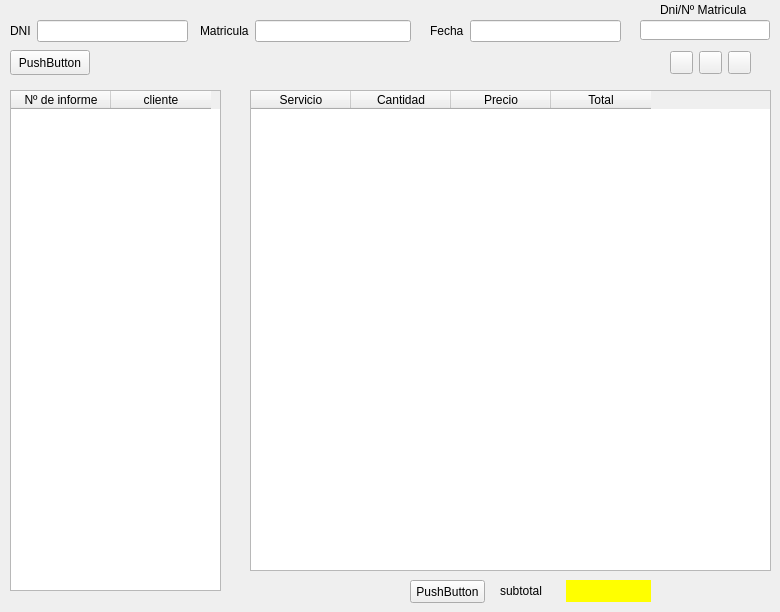
    <widget class="QWidget" name="tab_5">
     <attribute name="title">
      <string>Facturación</string>
     </attribute>
     <widget class="QFrame" name="frameList">
      <property name="geometry">
       <rect>
        <x>10</x>
        <y>90</y>
        <width>211</width>
        <height>501</height>
       </rect>
      </property>
      <property name="font">
       <font>
        <italic>false</italic>
       </font>
      </property>
      <property name="autoFillBackground">
       <bool>true</bool>
      </property>
      <property name="frameShape">
       <enum>QFrame::StyledPanel</enum>
      </property>
      <property name="frameShadow">
       <enum>QFrame::Raised</enum>
      </property>
      <property name="lineWidth">
       <number>1</number>
      </property>
      <widget class="QTableWidget" name="tabFacturas">
       <property name="geometry">
        <rect>
         <x>0</x>
         <y>0</y>
         <width>211</width>
         <height>501</height>
        </rect>
       </property>
       <column>
        <property name="text">
         <string>Nº de informe</string>
        </property>
       </column>
       <column>
        <property name="text">
         <string>cliente</string>
        </property>
       </column>
      </widget>
     </widget>
     <widget class="QFrame" name="FrameShow">
      <property name="geometry">
       <rect>
        <x>250</x>
        <y>90</y>
        <width>521</width>
        <height>481</height>
       </rect>
      </property>
      <property name="frameShape">
       <enum>QFrame::StyledPanel</enum>
      </property>
      <property name="frameShadow">
       <enum>QFrame::Raised</enum>
      </property>
      <widget class="QTableWidget" name="tabVentas">
       <property name="geometry">
        <rect>
         <x>0</x>
         <y>0</y>
         <width>521</width>
         <height>481</height>
        </rect>
       </property>
       <column>
        <property name="text">
         <string>Servicio</string>
        </property>
       </column>
       <column>
        <property name="text">
         <string>Cantidad</string>
        </property>
       </column>
       <column>
        <property name="text">
         <string>Precio</string>
        </property>
       </column>
       <column>
        <property name="text">
         <string>Total</string>
        </property>
       </column>
      </widget>
     </widget>
     <widget class="QPushButton" name="pushButton_5">
      <property name="geometry">
       <rect>
        <x>10</x>
        <y>50</y>
        <width>80</width>
        <height>25</height>
       </rect>
      </property>
      <property name="minimumSize">
       <size>
        <width>80</width>
        <height>20</height>
       </size>
      </property>
      <property name="maximumSize">
       <size>
        <width>80</width>
        <height>25</height>
       </size>
      </property>
      <property name="text">
       <string>PushButton</string>
      </property>
     </widget>
     <widget class="QPushButton" name="pushButton">
      <property name="geometry">
       <rect>
        <x>410</x>
        <y>580</y>
        <width>75</width>
        <height>23</height>
       </rect>
      </property>
      <property name="text">
       <string>PushButton</string>
      </property>
     </widget>
     <widget class="QWidget" name="layoutWidget">
      <property name="geometry">
       <rect>
        <x>430</x>
        <y>20</y>
        <width>191</width>
        <height>22</height>
       </rect>
      </property>
      <layout class="QHBoxLayout" name="horizontalLayout_9">
       <item>
        <widget class="QLabel" name="label_6">
         <property name="text">
          <string>Fecha</string>
         </property>
        </widget>
       </item>
       <item>
        <widget class="QLineEdit" name="txtFechaFact"/>
       </item>
      </layout>
     </widget>
     <widget class="QWidget" name="layoutWidget">
      <property name="geometry">
       <rect>
        <x>200</x>
        <y>20</y>
        <width>211</width>
        <height>22</height>
       </rect>
      </property>
      <layout class="QHBoxLayout" name="horizontalLayout_10">
       <item>
        <widget class="QLabel" name="label_5">
         <property name="text">
          <string>Matricula</string>
         </property>
        </widget>
       </item>
       <item>
        <widget class="QLineEdit" name="txtMatriculaFact"/>
       </item>
      </layout>
     </widget>
     <widget class="QWidget" name="layoutWidget">
      <property name="geometry">
       <rect>
        <x>10</x>
        <y>20</y>
        <width>178</width>
        <height>22</height>
       </rect>
      </property>
      <layout class="QHBoxLayout" name="horizontalLayout_11">
       <item>
        <widget class="QLabel" name="label_4">
         <property name="text">
          <string>DNI</string>
         </property>
        </widget>
       </item>
       <item>
        <widget class="QLineEdit" name="txtDniFact"/>
       </item>
      </layout>
     </widget>
     <widget class="QWidget" name="layoutWidget">
      <property name="geometry">
       <rect>
        <x>500</x>
        <y>580</y>
        <width>151</width>
        <height>22</height>
       </rect>
      </property>
      <layout class="QHBoxLayout" name="horizontalLayout_12">
       <item>
        <widget class="QLabel" name="lblsubtotal">
         <property name="minimumSize">
          <size>
           <width>60</width>
           <height>20</height>
          </size>
         </property>
         <property name="maximumSize">
          <size>
           <width>60</width>
           <height>20</height>
          </size>
         </property>
         <property name="text">
          <string>subtotal</string>
         </property>
        </widget>
       </item>
       <item>
        <widget class="QLabel" name="label_7">
         <property name="styleSheet">
          <string notr="true">background-color:yellow;</string>
         </property>
         <property name="text">
          <string/>
         </property>
        </widget>
       </item>
      </layout>
     </widget>
     <widget class="QLineEdit" name="lineEdit_4">
      <property name="geometry">
       <rect>
        <x>640</x>
        <y>20</y>
        <width>130</width>
        <height>20</height>
       </rect>
      </property>
     </widget>
     <widget class="QLabel" name="label_8">
      <property name="geometry">
       <rect>
        <x>660</x>
        <y>0</y>
        <width>93</width>
        <height>20</height>
       </rect>
      </property>
      <property name="text">
       <string>Dni/Nº Matricula</string>
      </property>
     </widget>
     <widget class="QWidget" name="layoutWidget">
      <property name="geometry">
       <rect>
        <x>670</x>
        <y>50</y>
        <width>83</width>
        <height>25</height>
       </rect>
      </property>
      <layout class="QHBoxLayout" name="horizontalLayout_13">
       <item>
        <widget class="QPushButton" name="btnBuscarFact">
         <property name="minimumSize">
          <size>
           <width>23</width>
           <height>23</height>
          </size>
         </property>
         <property name="maximumSize">
          <size>
           <width>23</width>
           <height>23</height>
          </size>
         </property>
         <property name="text">
          <string/>
         </property>
        </widget>
       </item>
       <item>
        <widget class="QPushButton" name="BtnRecargarFact">
         <property name="minimumSize">
          <size>
           <width>23</width>
           <height>23</height>
          </size>
         </property>
         <property name="maximumSize">
          <size>
           <width>23</width>
           <height>23</height>
          </size>
         </property>
         <property name="text">
          <string/>
         </property>
        </widget>
       </item>
       <item>
        <widget class="QPushButton" name="BtnImprimirFact">
         <property name="minimumSize">
          <size>
           <width>23</width>
           <height>23</height>
          </size>
         </property>
         <property name="maximumSize">
          <size>
           <width>23</width>
           <height>23</height>
          </size>
         </property>
         <property name="text">
          <string/>
         </property>
        </widget>
       </item>
      </layout>
     </widget>
    </widget>
